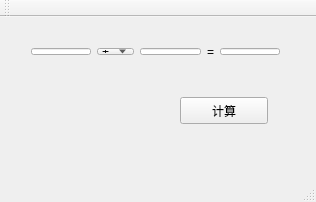
<?xml version="1.0" encoding="UTF-8"?>
<ui version="4.0">
 <class>MainWindow</class>
 <widget class="QMainWindow" name="MainWindow">
  <property name="geometry">
   <rect>
    <x>0</x>
    <y>0</y>
    <width>316</width>
    <height>202</height>
   </rect>
  </property>
  <property name="windowTitle">
   <string>MainWindow</string>
  </property>
  <widget class="QWidget" name="centralWidget">
   <widget class="QPushButton" name="resultButton">
    <property name="geometry">
     <rect>
      <x>180</x>
      <y>80</y>
      <width>88</width>
      <height>27</height>
     </rect>
    </property>
    <property name="text">
     <string>计算</string>
    </property>
   </widget>
   <widget class="QWidget" name="">
    <property name="geometry">
     <rect>
      <x>20</x>
      <y>20</y>
      <width>271</width>
      <height>29</height>
     </rect>
    </property>
    <layout class="QHBoxLayout" name="horizontalLayout">
     <item>
      <widget class="QLineEdit" name="fristLineEdit"/>
     </item>
     <item>
      <widget class="QComboBox" name="comboBox">
       <item>
        <property name="text">
         <string>+</string>
        </property>
       </item>
       <item>
        <property name="text">
         <string>-</string>
        </property>
       </item>
       <item>
        <property name="text">
         <string>*</string>
        </property>
       </item>
       <item>
        <property name="text">
         <string>/</string>
        </property>
       </item>
      </widget>
     </item>
     <item>
      <widget class="QLineEdit" name="secondLineEdit"/>
     </item>
     <item>
      <widget class="QLabel" name="label_2">
       <property name="text">
        <string>=</string>
       </property>
      </widget>
     </item>
     <item>
      <widget class="QLineEdit" name="resultLineEdit"/>
     </item>
    </layout>
   </widget>
  </widget>
  <widget class="QMenuBar" name="menuBar">
   <property name="geometry">
    <rect>
     <x>0</x>
     <y>0</y>
     <width>316</width>
     <height>25</height>
    </rect>
   </property>
  </widget>
  <widget class="QToolBar" name="mainToolBar">
   <attribute name="toolBarArea">
    <enum>TopToolBarArea</enum>
   </attribute>
   <attribute name="toolBarBreak">
    <bool>false</bool>
   </attribute>
  </widget>
  <widget class="QStatusBar" name="statusBar"/>
 </widget>
 <layoutdefault spacing="6" margin="11"/>
 <resources/>
 <connections/>
</ui>
